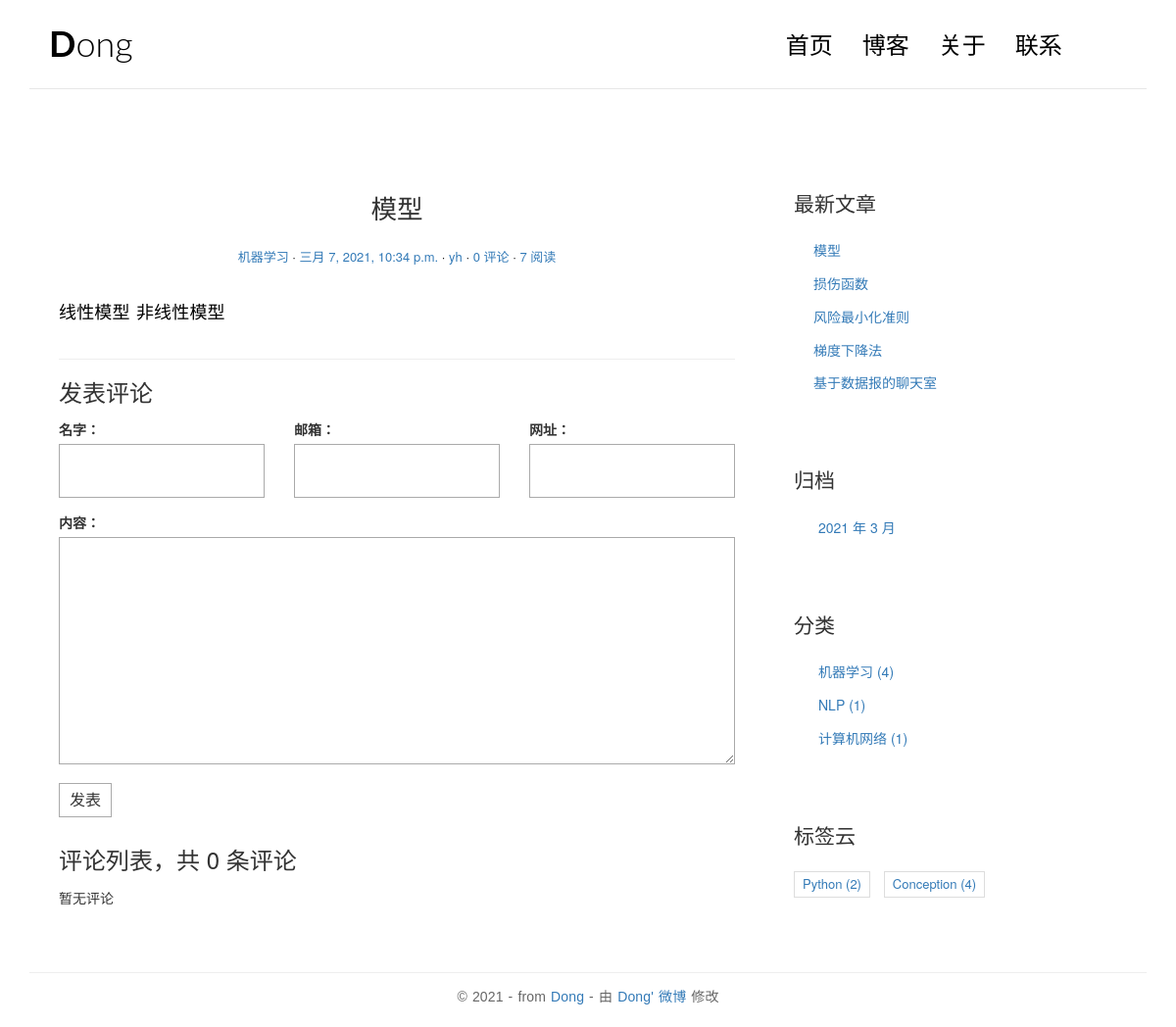
The page /titles/post/7/ on the database its author committed.
### titles/models.py (models this page shows, shortened)
class Post(models.Model):
    title = models.CharField('标签', max_length=70)
    body = models.TextField('正文')
    create_time = models.DateTimeField(verbose_name='创建时间', auto_now_add=True)
    modified_time = models.DateTimeField()
    excerpt = models.CharField(max_length=200, blank=True)
    category = models.ForeignKey(Category, verbose_name='分类', on_delete=models.CASCADE)
    tags = models.ManyToManyField(Tag, blank=True)
    author = models.ForeignKey(User, on_delete=models.CASCADE)
    views = models.PositiveIntegerField(default=0)
    def increase_views(self):
        self.views += 1
        self.save(update_fields=['views'])
    class Meta:
        verbose_name = '文章'
        verbose_name_plural = verbose_name
        ordering = ['create_time']
    def save(self, *args, **kwargs):
        self.modified_time = timezone.now()
        md = markdown.Markdown(extensions=[
            'markdown.extensions.extra',
            'markdown.extensions.codehilite',
        ])
        self.excerpt = strip_tags(md.convert(self.body))[:20]
        super().save(*args, **kwargs)
    def get_absolute_url(self):
        return reverse('title:detail', kwargs={'pk': self.pk})

class Category(models.Model):
    name = models.CharField('分类名', max_length=100)
    class Meta:
        verbose_name = '分类'
        verbose_name_plural = verbose_name

class Tag(models.Model):
    name = models.CharField(max_length=100)
    class Meta:
        verbose_name = '标签'
        verbose_name_plural = verbose_name

### titles/views.py (the view)
# urls.py: path('post/<int:pk>/', detail, name='detail'),
def detail(request, pk):
    post = get_object_or_404(Post, pk=pk)
    post.increase_views()
    md = markdown.Markdown(extensions=[
        'markdown.extensions.extra',
        'markdown.extensions.codehilite',
        TocExtension(slugify=slugify),
    ])
    post.body = md.convert(post.body)
    m = re.search(r'<div class="toc">\s*<ul>(.*)</ul>\s*</div>', md.toc, re.S)
    post.toc = m.group(1) if m is not None else ''
    return render(request, 'titles/detail.html', context={'post': post})

### comments/forms.py
class CommentForm(forms.ModelForm):
    class Meta:
        model = Comment
        fields = ['name', 'email', 'url', 'text']

### comments/templatetags/comments_extras.py (called while the page is built)
@register.inclusion_tag('comments/inclusions/_form.html', takes_context=True)
def show_comment_form(context, post, form=None):
    if form is None:
        form = CommentForm()
    return {
        'form': form,
        'post': post,
    }

@register.inclusion_tag('comments/inclusions/_list.html', takes_context=True)
def show_comments(context, post):
    comment_list = post.comment_set.all().order_by('-created_time')
    comment_count = comment_list.count()
    return {
        'comment_count': comment_count,
        'comment_list': comment_list,
    }

### titles/templatetags/blog_extras.py (called while the page is built)
@register.inclusion_tag('titles/inclusions/_recent_posts.html',
                        takes_context=True)
def show_recent_posts(context, num=5):
    return {'recent_post_list': Post.objects.all().order_by('-create_time')[:num]}

@register.inclusion_tag('titles/inclusions/_archives.html',
                        takes_context=True)
def show_archives(context):
    return {'date_list': Post.objects.dates('create_time', 'month', order='DESC')}

@register.inclusion_tag('titles/inclusions/_tags.html',
                        takes_context=True)
def show_tags(context):
    tag_list = Tag.objects.annotate(num_posts=Count('post')).filter(num_posts__gt=0)
    return {
        'tag_list': tag_list,
    }

@register.inclusion_tag('titles/inclusions/_categories.html', takes_context=True)
def show_categories(context):
    category_list = Category.objects.annotate(num_posts=Count('post')).filter(num_posts__gt=0)
    return {
        'category_list': category_list,
    }

### titles/templates/titles/detail.html (shortened to what this page needs)
{% extends 'base.html' %}
{% load comments_extras %}
                {% block main %}
                <article class="post post-{{ post.pk }}">
                    <header class="entry-header">
                        <h1 class="entry-title">{{ post.title }}</h1>
                        <div class="entry-meta">
                            <span class="post-category"><a href="#">{{ post.category.name }}</a></span>
                            <span class="post-date"><a href="#"><time class="entry-date"
                                                                      datetime="{{ post.create_time }}">{{ post.create_time }}</time></a></span>
                            <span class="post-author"><a href="#">{{ post.author }}</a></span>
                            <span class="comments-link"><a href="#comment-area">{{ post.comment_set.count }} 评论</a></span>
                            <span class="views-count"><a href="#">{{ post.views }} 阅读</a></span>
                        </div>
                    </header>
                    <div class="entry-content clearfix">
                        {{ post.body|safe }}
                    </div>
                </article>
                <section class="comment-area" id="comment-area">
                    <hr>
                    <h3>发表评论</h3>
                    {% show_comment_form post %}
                    <div class="comment-list-panel">
                        {% show_comments post %}
                    </div>
                </section>
                {% endblock main %}

### titles/templates/titles/inclusions/_recent_posts.html (shortened to what this page needs)
<!DOCTYPE html>
<html lang="en">
<head>
</head>
<body>
<div class="widget widget-recent-posts">
  <h3 class="widget-title">最新文章</h3>
  <ul>
    {% for post in recent_post_list %}
      <li>
        <a href="{{ post.get_absolute_url }}">{{ post.title }}</a>
      </li>
    {% empty %}
      暂无文章！
    {% endfor %}
  </ul>
</div>
</body>
</html>

### titles/templates/titles/inclusions/_categories.html (shortened to what this page needs)
<!DOCTYPE html>
<html lang="en">
<head>
</head>
<body>
<div class="widget widget-category">
  <h3 class="widget-title">分类</h3>
  <ul>
    {% for category in category_list %}
      <li>
        <a href="{% url 'title:category' category.pk %}">{{ category.name }} <span class="post-count">({{ category.num_posts }})</span></a>
      </li>
    {% empty %}
      暂无分类！
    {% endfor %}
  </ul>
</div>
</body>
</html>

### titles/templates/titles/inclusions/_tags.html (shortened to what this page needs)
<!DOCTYPE html>
<html lang="en">
<head>
</head>
<body>
<div class="widget widget-tag-cloud">
    <h3 class="widget-title">标签云</h3>
    <ul>
        {% for tag in tag_list %}
        <li>
          <a href="{% url 'title:tag' tag.pk %}">{{ tag.name }} <span class="post-count"> ({{ tag.num_posts }}) </a>
        </li>
        {% empty %}
        暂无标签！
        {% endfor %}
    </ul>
</div>
</body>
</html>

### titles/static/blog/css/custom.css (style rules this page uses)
* { outline: none; }
h1, h2, h3, h4, h5, h6 { margin-top: 0; }
a { color: #333; }
body { color: #444; font-family: 'Lato', sans-serif; }
p { font-family: 'Ubuntu', sans-serif; font-weight: 400; word-spacing: 1px; letter-spacing: 0.01em; }
.post { background: #fff; padding: 30px 30px 0; }
.entry-title { text-align: center; font-size: 1.9em; margin-bottom: 20px; line-height: 1.6; padding: 10px 20px 0; }
.entry-meta { text-align: center; color: #DDDDDD; font-size: 13px; margin-bottom: 30px; }
.entry-content { font-size: 18px; line-height: 1.9; font-weight: 300; color: #000; }
.post-category::after, .post-date::after, .post-author::after, .comments-link::after { content: ' ·'; color: #000; }
.widget { background: #fff; padding: 30px 0 0; }
.widget-title { font-size: 1.5em; margin-bottom: 20px; line-height: 1.6; padding: 10px 0 0; font-weight: 400; }
.widget-recent-posts ul { padding: 0; margin: 0; padding-left: 20px; }
.widget-recent-posts ul li { list-style-type: none; position: relative; line-height: 170%; margin-bottom: 10px; }
.widget-recent-posts ul li::before { content: '\f3d3'; font-family: "Ionicons"; position: absolute; left: -17px; top: 3px; font-size: 16px; color: #000; }
.widget-category ul { padding: 0; margin: 0; padding-left: 25px; }
.widget-category ul li { list-style-type: none; position: relative; line-height: 170%; margin-bottom: 10px; }
.widget-category ul li::before { content: '\f3fe'; font-family: "Ionicons"; position: absolute; left: -25px; top: 1px; font-size: 18px; color: #000; }
.widget-tag-cloud ul { padding: 0; margin: 0; margin-right: -10px; }
.widget-tag-cloud ul li { list-style-type: none; font-size: 13px; display: inline-block; margin-right: 10px; margin-bottom: 10px; padding: 3px 8px; border: 1px solid #ddd; }
.contact-form input, .comment-form input { border: 1px solid #aaa; margin-bottom: 15px; width: 100%; padding: 15px 15px; font-size: 16px; line-height: 100%; transition: 0.4s border-color linear; }
.contact-form textarea, .comment-form textarea { border: 1px solid #aaa; margin-bottom: 15px; width: 100%; padding: 15px 15px; font-size: 16px; line-height: 20px !important; min-height: 183px; transition: 0.4s border-color linear; }
.comment-area { padding: 0 30px 0; }
.comment-list-panel { margin-top: 30px; }

### rows shown on the page
Post: title "模型", category.name "机器学习", create_time "三月 7, 2021, 10:34 p.m.", author "yh", comment_set.count "0", views "7", body "线性模型 非线性模型"
Post: title "损伤函数"
Post: title "风险最小化准则"
Post: title "梯度下降法"
Post: title "基于数据报的聊天室"
Category: name "机器学习", num_posts "4"
Category: name "NLP", num_posts "1"
Category: name "计算机网络", num_posts "1"
Tag: name "Python", num_posts "2"
Tag: name "Conception", num_posts "4"

### other values the page prints
{{ comment_count }} "0"
{{ date.year }} "2021"
{{ date.month }} "3"
